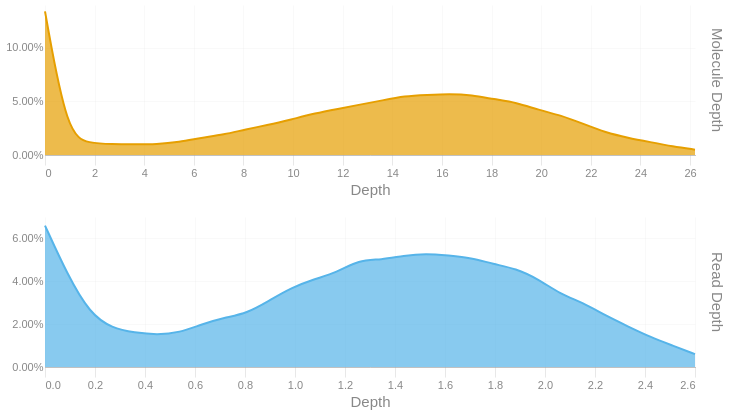

The notebook cell this image was saved under:
### Code cell
readdep = depth_hist(tb['Read Depth'], q99, 3)
readdep = readdep.with_columns(pl.lit('Read Depth').alias('Metric'))
if not SKIPLR:
    moldep = depth_hist(tb['Molecule Depth'], mol_q99, 1)
    moldep = moldep.with_columns(pl.lit('Molecule Depth').alias('Metric'))
    _hist = pl.concat([readdep, moldep])
    _hist = _hist.filter(pl.col('Proportion') != 0)
    with SafeRender(_hist):
        (
            alt.Chart(_hist)        
            .mark_area(interpolate = "basis")
            .encode(
                x=alt.X('Bin:Q').scale(domainMin=0).axis(alt.Axis(title='Depth')),
                y = alt.Y('Proportion:Q', title = None).axis(format = '.2%'),
                color = alt.Color('Metric:N').legend(None),
                row = alt.Row("Metric:N").header(title = None, labelOrient = 'right'),
                tooltip = [
                    alt.Tooltip("Metric:N", title = "Metric"),
                    alt.Tooltip('Interval:N', title = "Depth Interval"),
                    alt.Tooltip('Proportion:Q', title = "% Alignments").format('.2%')
                ]
            )
            .resolve_scale(x='independent', y='independent')
            .properties(
                height = 150, width = 650,
                usermeta={'embedOptions': {'downloadFileName': f'{samplename}.depth.hist'}}
            )
        ).display()
else:
    readdep = readdep.filter(pl.col('Proportion') != 0)
    with SafeRender(readdep):
        (
            alt.Chart(readdep)        
            .mark_area(interpolate = "basis")
            .encode(
                x=alt.X('Bin:Q').scale(domainMin=0).axis(alt.Axis(title='Depth')),
                y = alt.Y('Proportion:Q', title = None).axis(format = '.2%'),
                tooltip = [
                    alt.Tooltip('Interval:N', title = "Depth Interval"),
                    alt.Tooltip('Proportion:Q', title = "% Alignments").format('.2%')
                ]
            )
            .properties(
                usermeta={'embedOptions': {'downloadFileName': f'{samplename}.depth.hist'}}
            )
        ).display()

### Figure 1 — Vega-Lite specification as saved in the notebook (floating-point values rounded to 4 significant figures)
{"width": 650, "height": 150, "config": {"title": {"anchor": "start", "dy": -15, "fontSize": 18, "color": "#888888", "subtitleColor": "#888888", "subtitleFontSize": 14}, "arc": {"fill": "#0072B2"}, "axis": {"domainColor": "#888888", "domainWidth": 0.5, "gridWidth": 0.2, "grid": false, "titleFontWeight": 400, "titleFontSize": 15, "labelFontSize": 11, "labelColor": "#888888", "tickColor": "#888888", "tickWidth": 0.2, "titleColor": "#888888"}, "axisBand": {"grid": false}, "axisX": {"grid": true, "tickSize": 10, "domainCap": "round"}, "axisY": {"domain": false, "grid": true, "tickSize": 0, "domainCap": "round"}, "background": "transparent", "header": {"labelFontSize": 15, "labelColor": "#888888", "titleFontSize": 15, "titleFontWeight": 600, "titleColor": "#888888"}, "legend": {"labelFont": "sans-serif", "labelFontSize": 12, "labelColor": "#888888", "symbolSize": 100, "symbolType": "circle", "titleFontSize": 12, "titlePadding": 10, "titleColor": "#888888", "title": null}, "range": {"category": ["#E69F00", "#56B4E9", "#009E73", "#F0E442", "#0072B2", "#D55E00", "#CC79A7", "#000000"], "diverging": ["#cfe8f3", "#a2d4ec", "#73bfe2", "#46abdb", "#1696d2", "#12719e"]}, "area": {"fill": "#0072B2", "fillOpacity": 0.7, "line": true, "strokeOpacity": 0.7}, "line": {"color": "#0072B2", "stroke": "#0072B2", "strokeWidth": 2}, "trail": {"color": "#0072B2", "stroke": "#0072B2", "strokeWidth": 0, "size": 1}, "point": {"filled": true, "fillOpacity": 1.0, "size": 95}, "text": {"color": "#888888", "fontSize": 11, "align": "right", "fontWeight": 400, "size": 11}, "bar": {"fill": "#0072B2", "stroke": null}, "view": {"stroke": null, "continuousWidth": 660, "continuousHeight": 400}}, "data": {"name": "data-c4e36a5b217890d3fe33eaef7ad133fd"}, "mark": {"type": "area", "interpolate": "basis"}, "encoding": {"color": {"field": "Metric", "legend": null, "type": "nominal"}, "row": {"field": "Metric", "header": {"title": null, "labelOrient": "right"}, "type": "nominal"}, "tooltip": [{"field": "Metric", "title": "Metric", "type": "nominal"}, {"field": "Interval", "title": "Depth Interval", "type": "nominal"}, {"field": "Proportion", "format": ".2%", "title": "% Alignments", "type": "quantitative"}], "x": {"axis": {"title": "Depth"}, "field": "Bin", "scale": {"domainMin": 0}, "type": "quantitative"}, "y": {"axis": {"format": ".2%"}, "field": "Proportion", "title": null, "type": "quantitative"}}, "resolve": {"scale": {"x": "independent", "y": "independent"}}, "usermeta": {"embedOptions": {"downloadFileName": "TF26LRJL0044_50B_H_10484332_23Y22YLT4_L7.depth.hist"}}, "$schema": "https://vega.github.io/schema/vega-lite/v6.4.1.json", "datasets": {"data-c4e36a5b217890d3fe33eaef7ad133fd": [{"Bin": 0.0, "Interval": "0.0-0.09", "Proportion": 0.066, "Metric": "Read Depth"}, {"Bin": 0.09, "Interval": "0.09-0.179", "Proportion": 0.043, "Metric": "Read Depth"}, {"Bin": 0.179, "Interval": "0.179-0.269", "Proportion": 0.025, "Metric": "Read Depth"}, {"Bin": 0.269, "Interval": "0.269-0.359", "Proportion": 0.018, "Metric": "Read Depth"}, {"Bin": 0.359, "Interval": "0.359-0.448", "Proportion": 0.016, "Metric": "Read Depth"}, {"Bin": 0.448, "Interval": "0.448-0.538", "Proportion": 0.015, "Metric": "Read Depth"}, {"Bin": 0.538, "Interval": "0.538-0.628", "Proportion": 0.016, "Metric": "Read Depth"}, {"Bin": 0.628, "Interval": "0.628-0.717", "Proportion": 0.02, "Metric": "Read Depth"}, {"Bin": 0.717, "Interval": "0.717-0.807", "Proportion": 0.023, "Metric": "Read Depth"}, {"Bin": 0.807, "Interval": "0.807-0.897", "Proportion": 0.025, "Metric": "Read Depth"}, {"Bin": 0.897, "Interval": "0.897-0.986", "Proportion": 0.031, "Metric": "Read Depth"}, {"Bin": 0.986, "Interval": "0.986-1.076", "Proportion": 0.037, "Metric": "Read Depth"}, {"Bin": 1.076, "Interval": "1.076-1.166", "Proportion": 0.041, "Metric": "Read Depth"}, {"Bin": 1.166, "Interval": "1.166-1.255", "Proportion": 0.044, "Metric": "Read Depth"}, {"Bin": 1.255, "Interval": "1.255-1.345", "Proportion": 0.05, "Metric": "Read Depth"}, {"Bin": 1.345, "Interval": "1.345-1.435", "Proportion": 0.05, "Metric": "Read Depth"}, {"Bin": 1.435, "Interval": "1.435-1.524", "Proportion": 0.052, "Metric": "Read Depth"}, {"Bin": 1.524, "Interval": "1.524-1.614", "Proportion": 0.053, "Metric": "Read Depth"}, {"Bin": 1.614, "Interval": "1.614-1.704", "Proportion": 0.052, "Metric": "Read Depth"}, {"Bin": 1.704, "Interval": "1.704-1.793", "Proportion": 0.051, "Metric": "Read Depth"}, {"Bin": 1.793, "Interval": "1.793-1.883", "Proportion": 0.048, "Metric": "Read Depth"}, {"Bin": 1.883, "Interval": "1.883-1.973", "Proportion": 0.046, "Metric": "Read Depth"}, {"Bin": 1.973, "Interval": "1.973-2.062", "Proportion": 0.041, "Metric": "Read Depth"}, {"Bin": 2.062, "Interval": "2.062-2.152", "Proportion": 0.034, "Metric": "Read Depth"}, {"Bin": 2.152, "Interval": "2.152-2.242", "Proportion": 0.03, "Metric": "Read Depth"}, {"Bin": 2.242, "Interval": "2.242-2.331", "Proportion": 0.024, "Metric": "Read Depth"}, {"Bin": 2.331, "Interval": "2.331-2.421", "Proportion": 0.019, "Metric": "Read Depth"}, {"Bin": 2.421, "Interval": "2.421-2.511", "Proportion": 0.014, "Metric": "Read Depth"}, {"Bin": 2.511, "Interval": "2.511-2.6", "Proportion": 0.01, "Metric": "Read Depth"}, {"Bin": 2.6, "Interval": "2.6-2.69", "Proportion": 0.006, "Metric": "Read Depth"}, {"Bin": 0.0, "Interval": "0.0-0.9", "Proportion": 0.134, "Metric": "Molecule Depth"}, {"Bin": 0.9, "Interval": "0.9-1.8", "Proportion": 0.018, "Metric": "Molecule Depth"}, {"Bin": 1.8, "Interval": "1.8-2.7", "Proportion": 0.011, "Metric": "Molecule Depth"}, {"Bin": 2.7, "Interval": "2.7-3.6", "Proportion": 0.01, "Metric": "Molecule Depth"}, {"Bin": 3.6, "Interval": "3.6-4.5", "Proportion": 0.01, "Metric": "Molecule Depth"}, {"Bin": 4.5, "Interval": "4.5-5.4", "Proportion": 0.01, "Metric": "Molecule Depth"}, {"Bin": 5.4, "Interval": "5.4-6.3", "Proportion": 0.012, "Metric": "Molecule Depth"}, {"Bin": 6.3, "Interval": "6.3-7.2", "Proportion": 0.016, "Metric": "Molecule Depth"}, {"Bin": 7.2, "Interval": "7.2-8.1", "Proportion": 0.019, "Metric": "Molecule Depth"}, {"Bin": 8.1, "Interval": "8.1-9.0", "Proportion": 0.024, "Metric": "Molecule Depth"}, {"Bin": 9.0, "Interval": "9.0-9.9", "Proportion": 0.028, "Metric": "Molecule Depth"}, {"Bin": 9.9, "Interval": "9.9-10.9", "Proportion": 0.033, "Metric": "Molecule Depth"}, {"Bin": 10.9, "Interval": "10.9-11.8", "Proportion": 0.039, "Metric": "Molecule Depth"}, {"Bin": 11.8, "Interval": "11.8-12.7", "Proportion": 0.043, "Metric": "Molecule Depth"}, {"Bin": 12.7, "Interval": "12.7-13.6", "Proportion": 0.047, "Metric": "Molecule Depth"}, {"Bin": 13.6, "Interval": "13.6-14.5", "Proportion": 0.051, "Metric": "Molecule Depth"}, {"Bin": 14.5, "Interval": "14.5-15.4", "Proportion": 0.055, "Metric": "Molecule Depth"}, {"Bin": 15.4, "Interval": "15.4-16.3", "Proportion": 0.056, "Metric": "Molecule Depth"}, {"Bin": 16.3, "Interval": "16.3-17.2", "Proportion": 0.057, "Metric": "Molecule Depth"}, {"Bin": 17.2, "Interval": "17.2-18.1", "Proportion": 0.056, "Metric": "Molecule Depth"}, {"Bin": 18.1, "Interval": "18.1-19.0", "Proportion": 0.052, "Metric": "Molecule Depth"}, {"Bin": 19.0, "Interval": "19.0-19.9", "Proportion": 0.049, "Metric": "Molecule Depth"}, {"Bin": 19.9, "Interval": "19.9-20.8", "Proportion": 0.042, "Metric": "Molecule Depth"}, {"Bin": 20.8, "Interval": "20.8-21.7", "Proportion": 0.037, "Metric": "Molecule Depth"}, {"Bin": 21.7, "Interval": "21.7-22.6", "Proportion": 0.029, "Metric": "Molecule Depth"}, {"Bin": 22.6, "Interval": "22.6-23.5", "Proportion": 0.021, "Metric": "Molecule Depth"}, {"Bin": 23.5, "Interval": "23.5-24.4", "Proportion": 0.016, "Metric": "Molecule Depth"}, {"Bin": 24.4, "Interval": "24.4-25.3", "Proportion": 0.012, "Metric": "Molecule Depth"}, {"Bin": 25.3, "Interval": "25.3-26.2", "Proportion": 0.008, "Metric": "Molecule Depth"}, {"Bin": 26.2, "Interval": "26.2-27.13", "Proportion": 0.005, "Metric": "Molecule Depth"}]}}
